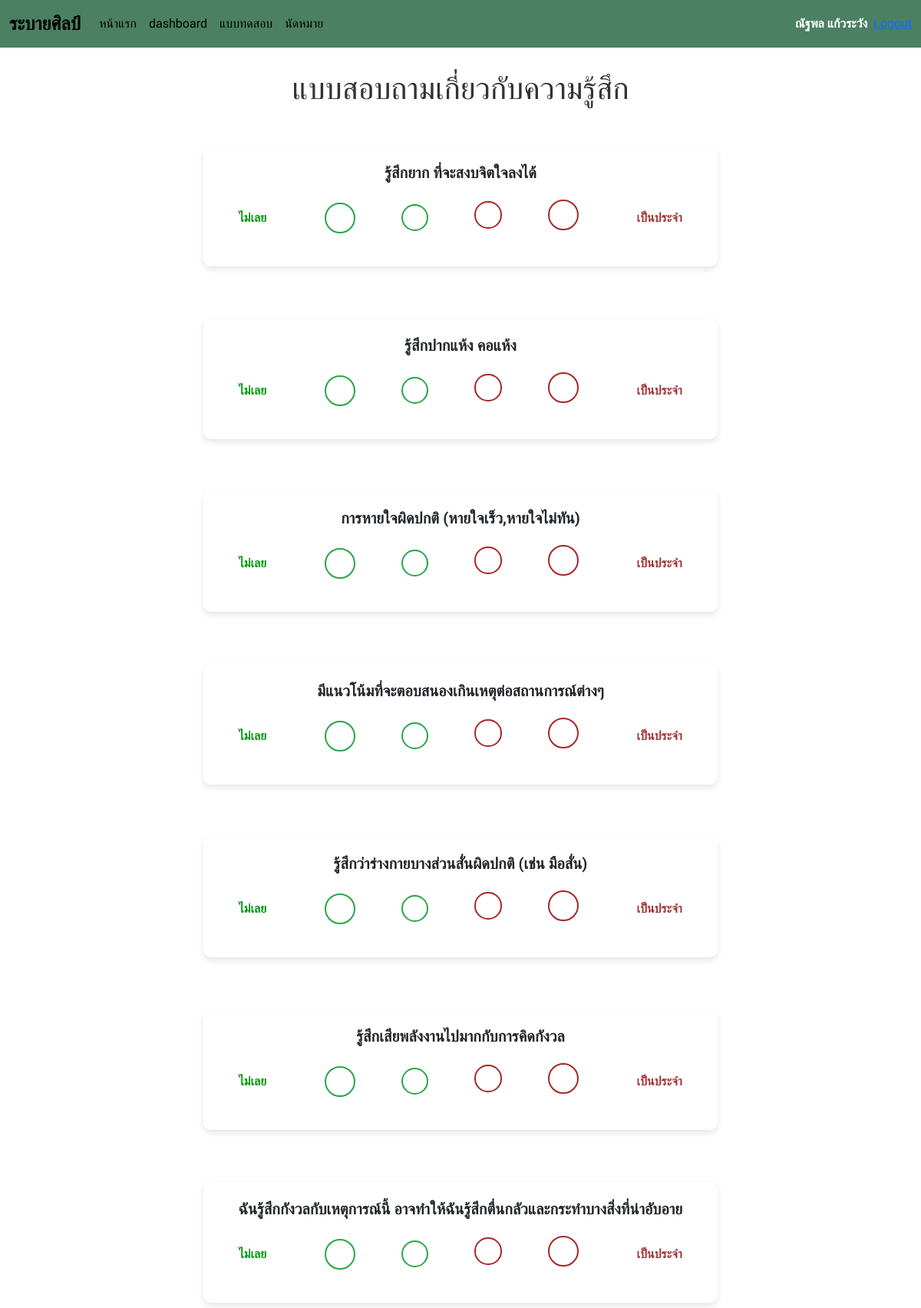
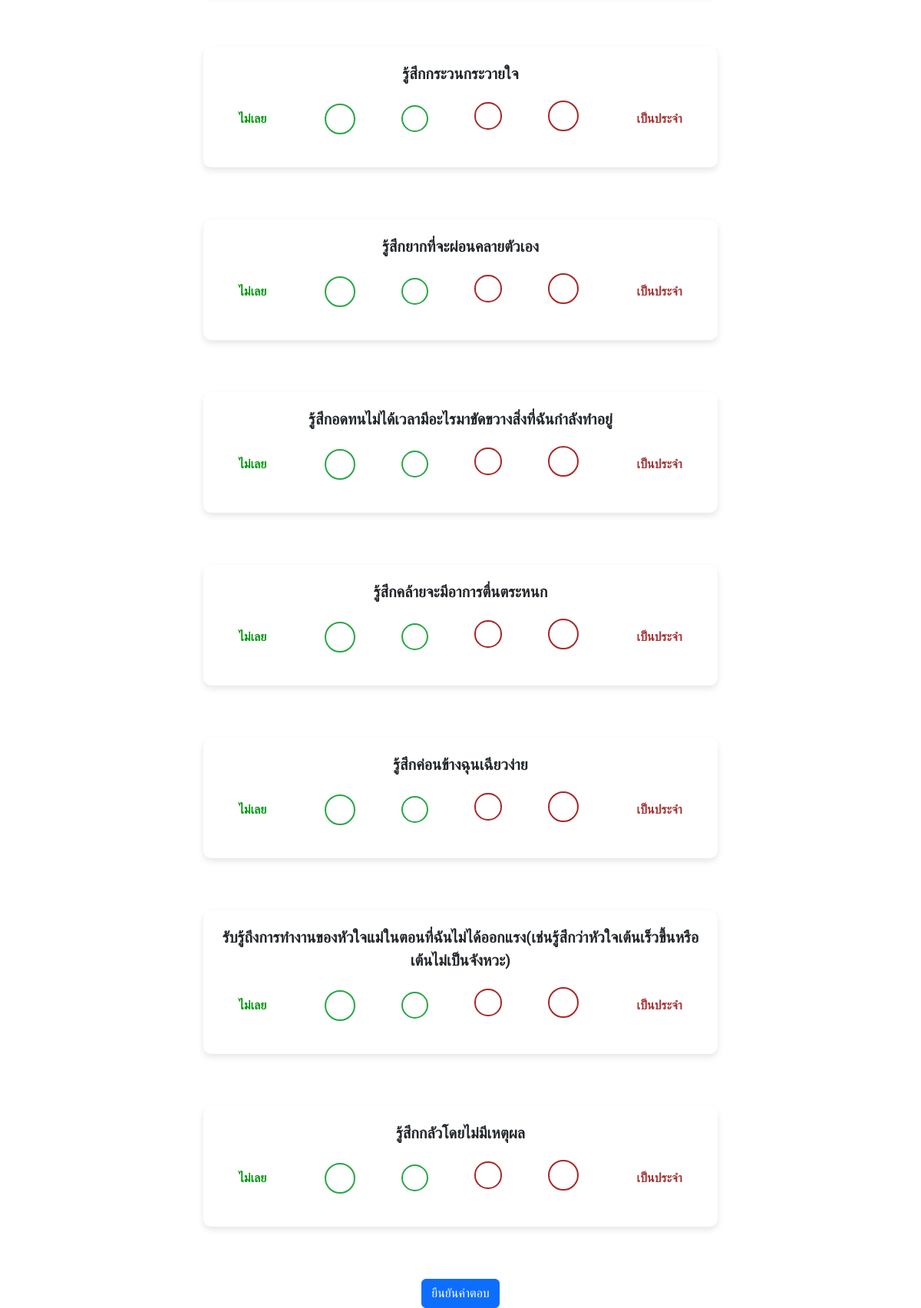
Screenshot of /UserUI/survey.php?id=1 (signed in) with the database file from the repository (2 pictures, top to bottom).
### tables this page shows
CREATE TABLE `questions` (
  `question_id` int(11) NOT NULL,
  `survey_id` int(11) NOT NULL,
  `question_text` text NOT NULL
);

### UserUI/survey.php (the view, shortened to what this page needs)
<?php
include '../dbconnect.php';
$survey_id = isset($_GET['id']) ? intval($_GET['id']) : 0;
$stmt = $conn->prepare("SELECT question_id, question_text FROM questions WHERE survey_id = ?");
$stmt->bind_param("i", $survey_id);
if (!$stmt->execute()) {
    error_log("Statement execution failed: " . $stmt->error);
    die('<div class="alert alert-danger">เกิดข้อผิดพลาดในการดึงข้อมูล</div>');
}
$result = $stmt->get_result();
?>
<!DOCTYPE html>
<html lang="th">
<head>
    <link href="https://cdn.jsdelivr.net/npm/bootstrap@5.3.0-alpha1/dist/css/bootstrap.min.css" rel="stylesheet">
    <link rel="stylesheet" href="navbar.css">
    <link rel="stylesheet" href="stylessur.css">
</head>
<body>
    <nav class="navbar navbar-expand-lg navbar-custom">
        <div class="container-fluid">
            <a class="navbar-brand" href="#">ระบายศิลป์</a>
            <div class="collapse navbar-collapse" id="navbarNav">
                <ul class="navbar-nav me-auto mb-2 mb-lg-0">
                <li class="nav-item"><a class="nav-link" href="index.php">หน้าแรก</a></li>
                    <li class="nav-item"><a class="nav-link" href="dashboard.php">dashboard</a></li>
                    <li class="nav-item"><a class="nav-link" href="index.php">แบบทดสอบ</a></li>
                    <li class="nav-item"><a class="nav-link" href="../projectrabaisil/user_appdetails.php">นัดหมาย</a></li>
                </ul>
                <div class="d-flex align-items-center">
                    <span class="user-profile me-2"><?php echo htmlspecialchars($_SESSION['user_name']); ?></span>
                    <a href="../../login/logout.php" onclick="return confirm('คุณต้องการออกจากระบบหรือไม่?');">Logout</a>
                </div>
            </div>
        </div>
    </nav>
    <h1>แบบสอบถามเกี่ยวกับความรู้สึก</h1>
    <div class="container">
        <form method="post" action="results.php">
            <?php
            while ($row = $result->fetch_assoc()) {
                $question_id = $row['question_id'];
                echo '<div class="question-container text-center">';
                echo '<p class="question-text">' . htmlspecialchars($row["question_text"]) . '</p>';
                echo '<div class="radio-group d-flex justify-content-center align-items-center">
                        <span class="label-left">ไม่เลย</span>
                        <input type="radio" name="response[' . $question_id . ']" id="q' . $question_id . '_size5" value="0" class="radio-size-5" required>
                        <label for="q' . $question_id . '_size5" class="radio-label radio-size-5"></label>
                        <input type="radio" name="response[' . $question_id . ']" id="q' . $question_id . '_size4" value="1" class="radio-size-4">
                        <label for="q' . $question_id . '_size4" class="radio-label radio-size-4"></label>
                        <input type="radio" name="response[' . $question_id . ']" id="q' . $question_id . '_size2" value="2" class="radio-size-2">
                        <label for="q' . $question_id . '_size2" class="radio-label1 radio-size-2"></label>
                        <input type="radio" name="response[' . $question_id . ']" id="q' . $question_id . '_size1" value="3" class="radio-size-1">
                        <label for="q' . $question_id . '_size1" class="radio-label1 radio-size-1"></label>
                        <span class="label-right">เป็นประจำ</span>
                      </div>';
                echo '</div>';
                ?>
                <br><br>
                <?php
            }
            ?>
            <div class="text-center">
                <button type="submit" class="btn btn-primary">ยืนยันคำตอบ</button>
            </div>
        </form>
    </div>
</body>
</html>

### UserUI/navbar.css (style rules this page uses)
.navbar-custom { background-color: #4b8063; }
.navbar-custom .navbar-brand { color: rgb(0, 0, 0); font-weight: bold; font-size: 24px; }
.navbar-custom .nav-link { color: rgb(0, 0, 0); }
.navbar-custom .user-profile { color: white; font-weight: bold; }

### UserUI/stylessur.css (style rules this page uses)
body { font-family: 'Prompt', sans-serif; }
:root { --primary-color: #458B74; --secondary-color: #c4e3d5; --background-color: #e0f0e8; --text-color: #ffffff; --shadow-color: rgba(0, 0, 0, 0.1); }
h1 { text-align: center; margin-top: 30px; color: var(--primary-color); }
.question-container { background: #ffffff; border-radius: 10px; padding: 20px; margin-bottom: 20px; margin-left: 20%; margin-right: 20%; box-shadow: 0px 4px 8px rgba(0, 0, 0, 0.1); text-align: center; }
.question-text { font-size: 20px; font-weight: bold; margin-bottom: 20px; }
.radio-group .label-left { font-weight: bold; color: #039710; }
.radio-group .label-right { font-weight: bold; color: #a43636; }
h1 { text-align: center; margin-top: 30px; color: #333; margin-bottom: 50px; }
.radio-group { align-items: center; justify-content: space-between; gap: 60px; margin: 20px 0; display: inline-block; cursor: pointer; border-radius: 50%; transition: 0.2s; }
.label-left { color: #28a745; font-weight: bold; margin-right: 1em; }
.label-right { color: #b55151; font-weight: bold; margin-left: 1em; }
.radio-label { position: relative; cursor: pointer; display: inline-flex; align-items: center; }
.radio-label:before { content: ""; display: inline-block; border: 2px solid #28a745; border-radius: 50%; transition: 0.2s; }
.radio-label1:before { content: ""; display: inline-block; border: 2px solid #a72828; border-radius: 50%; transition: 0.2s; }
.radio-size-5:before { width: 2.5em; height: 2.5em; }
.radio-size-4:before { width: 2.2em; height: 2.2em; }
.radio-size-2:before { width: 2.2em; height: 2.2em; }
.radio-size-1:before { width: 2.5em; height: 2.5em; }

### rows the page displays
questions: question_text "รู้สึกยาก ที่จะสงบจิตใจลงได้"
questions: question_text "รู้สึกปากแห้ง คอแห้ง"
questions: question_text "การหายใจผิดปกติ (หายใจเร็ว,หายใจไม่ทัน)"
questions: question_text "มีแนวโน้มที่จะตอบสนองเกินเหตุต่อสถานการณ์ต่างๆ"
questions: question_text "รู้สึกว่าร่างกายบางส่วนสั่นผิดปกติ (เช่น มือสั่น)"
questions: question_text "รู้สึกเสียพลังงานไปมากกับการคิดกังวล"
questions: question_text "ฉันรู้สึกกังวลกับเหตุการณ์นี้ อาจทำให้ฉันรู้สึกตื่นกลัวและกระทำบางสิ่งที่น่าอับอาย"
questions: question_text "รู้สึกกระวนกระวายใจ"
questions: question_text "รู้สึกยากที่จะผ่อนคลายตัวเอง"
questions: question_text "รู้สึกอดทนไม่ได้เวลามีอะไรมาขัดขวางสิ่งที่ฉันกำลังทำอยู่"
questions: question_text "รู้สึกคล้ายจะมีอาการตื่นตระหนก"
questions: question_text "รู้สึกค่อนข้างฉุนเฉียวง่าย"
questions: question_text "รับรู้ถึงการทำงานของหัวใจแม่ในตอนที่ฉันไม่ได้ออกแรง(เช่นรู้สึกว่าหัวใจเต้นเร็วขึ้นหรือเต้นไม่เป็นจังหวะ)"
questions: question_text "รู้สึกกลัวโดยไม่มีเหตุผล"

### other values shown
$_SESSION['user_name'] "ณัฐพล แก้วระวัง"
